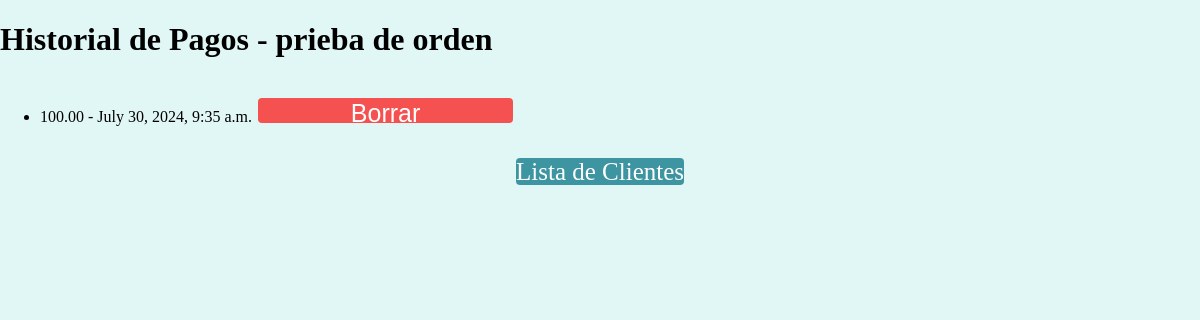
The page /prestamosapp/clientes/20/ on the database its author committed.
### prestamosapp/models.py (models this page shows, shortened)
class Cliente(models.Model):
    nombre = models.CharField(max_length=100)
    apellidos = models.CharField(max_length=100)
    monto = models.IntegerField()  # Amount of the loan
    monto_mas_interes = models.DecimalField(max_digits=10, decimal_places=2, blank=True, null=True)  # Loan amount + 20% interest
    couta_diaria = models.DecimalField(max_digits=10, decimal_places=2, blank=True, null=True)  # Daily installment
    saldo = models.DecimalField(max_digits=10, decimal_places=2, blank=True, null=True)  # Remaining balance
    direccion = models.CharField(max_length=100)
    descripcion_casa = models.TextField(default='null', verbose_name="Descripción de la Casa")
    foto_casa = models.ImageField(default='null', verbose_name="Foto de la Casa", upload_to='articulos')
    fecha_de_creacion = models.DateTimeField(auto_now_add=True)
    ultima_fecha_de_edicion = models.DateTimeField(auto_now=True)
    order = models.SmallIntegerField(default=0, verbose_name="Orden")
    saldo = models.DecimalField(max_digits=10, decimal_places=2, default=0)
    class Meta:
        verbose_name = "Tu cliente"
        verbose_name_plural = "Tus Clientes"
        ordering = ['order']

class Payment(models.Model):
    cliente = models.ForeignKey('Cliente', on_delete=models.CASCADE)
    payment_amount = models.DecimalField(max_digits=10, decimal_places=2, blank=True, null=True)
    payment_date = models.DateTimeField(default=timezone.now)
    class Meta:
        verbose_name = "Pago"
        verbose_name_plural = "Pagos"
        ordering = ['payment_date']

### prestamosapp/views.py (the view, shortened to what this page needs)
# urls.py: path('clientes/<int:cliente_id>/', views.historial_de_pagos, name='client_detail'),
def historial_de_pagos(request, cliente_id):
    cliente = get_object_or_404(Cliente, pk=cliente_id)
    payments = Payment.objects.filter(cliente=cliente).order_by('-payment_date')
    context = {
        'cliente': cliente,
        'payments': payments,
    }
    return render(request, 'historial_de_pagos.html', context)

### prestamosapp/templates/historial_de_pagos.html (shortened to what this page needs)
<!DOCTYPE html>
<html lang="en">
<head>
        {%load static%}
</head>
<body>
    <h1>Historial de Pagos - {{ cliente.nombre }}</h1>
    <ul>
        {% if payments %}
            {% for payment in payments %}
                <li>
                    {{ payment.payment_amount }} - {{ payment.payment_date }}
                    <form method="post" style="display: inline;">
                        <button class="btn_borrar" type="submit" onclick="return confirm('Are you sure you want to delete this payment?');">Borrar</button>
                    </form>
                </li>
            {% endfor %}
        {% else %}
            <li>No se han realizado pagos aún.</li>
        {% endif %}
    </ul>
    <div class="menu">
        {% if user.username == 'paquete2' %}
            <p><a href="{% url 'paquete2:cliente_list' %}" class="btn">Lista de Clientes</a></p>
        {% elif user.username == 'paquete3' %}
        <p><a href="{% url 'paquete3:cliente_list' %}" class="btn">Lista de Clientes</a></p>
        {% elif user.username == 'paquete4' %}
        <p><a href="{% url 'paquete4:cliente_list' %}" class="btn">Lista de Clientes</a></p>
        {% elif user.username == 'paquete5' %}
        <p><a href="{% url 'paquete5:cliente_list' %}" class="btn">Lista de Clientes</a></p>
        {% else %}
            <p><a href="{% url 'prestamosapp:cliente_list' %}" class="btn">Lista de Clientes</a></p>
        {% endif %}
    </div>
</body>
</html>

### prestamosapp/templates/historial_de_pagos.html (style rules this page uses)
body { display:grid; margin:auto; background-color: #E1F7F5; }
.menu { position:relative; margin:auto; }
.btn { display: inline; width:100%; height: 40px; font-size: 16px; color: #fff; background-color: transparent; border:none; border-radius: 4px; cursor: pointer; text-decoration: none; text-align: center; transition: background-color 0.3s; font-size: 25px; background-color: #117b8bc8; }
.btn_borrar { display: inline; width:22%; height: 25px; color: #fff; border:none; border-radius: 4px; cursor: pointer; text-decoration: none; text-align: center; font-size: 25px; background-color: rgba(255, 0, 0, 0.671); margin:2px; }

### rows shown on the page
Cliente: nombre "prieba de orden"
Payment: payment_amount "100.00", payment_date "July 30, 2024, 9:35 a.m."
